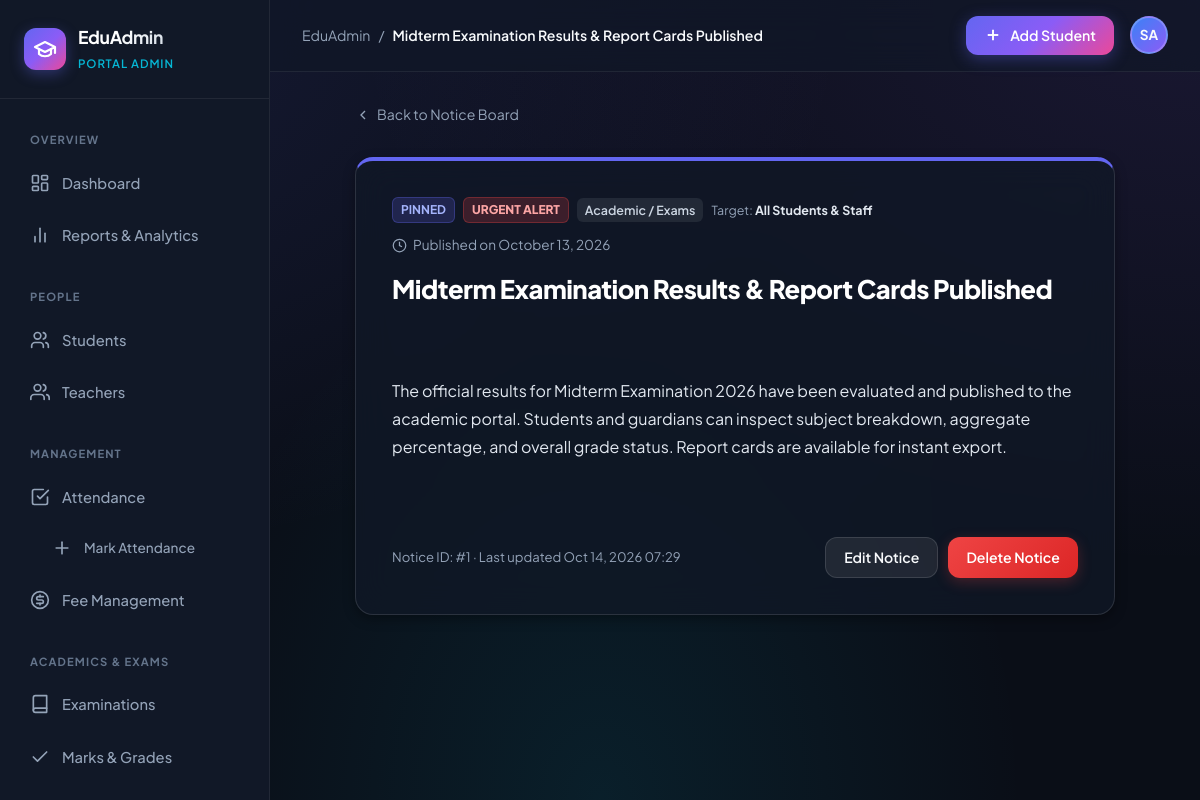
/announcements/1/, run on the app's committed database.
### announcements/models.py (models this page shows, shortened)
class Announcement(models.Model):
    AUDIENCE_CHOICES = [
        ('all', 'All Students & Staff'),
        ('students', 'Students Only'),
        ('teachers', 'Teachers Only'),
        ('parents', 'Parents Only'),
    ]
    PRIORITY_CHOICES = [
        ('low', 'Low'),
        ('normal', 'Normal'),
        ('high', 'High Priority'),
        ('urgent', 'Urgent / Alert'),
    ]
    CATEGORY_CHOICES = [
        ('general', 'General Notice'),
        ('academic', 'Academic / Exams'),
        ('holiday', 'Holidays & Closures'),
        ('sports', 'Sports & Events'),
        ('fees', 'Fee & Finance Notice'),
    ]
    title = models.CharField(max_length=200, verbose_name="Notice Title")
    category = models.CharField(max_length=30, choices=CATEGORY_CHOICES, default='general', verbose_name="Category")
    content = models.TextField(verbose_name="Notice Content")
    audience = models.CharField(max_length=30, choices=AUDIENCE_CHOICES, default='all', verbose_name="Target Audience")
    priority = models.CharField(max_length=20, choices=PRIORITY_CHOICES, default='normal', verbose_name="Priority Level")
    is_pinned = models.BooleanField(default=False, verbose_name="Pin to Top")
    is_active = models.BooleanField(default=True, verbose_name="Active")
    published_date = models.DateField(default=timezone.now, verbose_name="Publish Date")
    created_at = models.DateTimeField(auto_now_add=True)
    updated_at = models.DateTimeField(auto_now=True)
    class Meta:
        ordering = ['-is_pinned', '-published_date', '-created_at']
        verbose_name = "Announcement"
        verbose_name_plural = "Announcements"

### announcements/views.py (the view)
# urls.py: path('<int:pk>/', views.announcement_detail, name='announcement_detail'),
def announcement_detail(request, pk):
    notice = get_object_or_404(Announcement, pk=pk)
    return render(request, 'announcements/announcement_detail.html', {
        'page_title': notice.title,
        'active_tab': 'announcements',
        'notice': notice,
    })

### templates/announcements/announcement_detail.html
{% extends 'students/base.html' %}
{% block content %}
<div style="max-width:760px; margin:0 auto;">
  <div style="margin-bottom:20px;">
    <a href="{% url 'announcements:announcement_list' %}" style="display:inline-flex; align-items:center; gap:6px; font-size:0.88rem; color:var(--text-muted); text-decoration:none; margin-bottom:12px;">
      <svg width="16" height="16" viewBox="0 0 24 24" fill="none" stroke="currentColor" stroke-width="2"><polyline points="15 18 9 12 15 6"/></svg>
      Back to Notice Board
    </a>
  </div>
  <div class="glass-card" style="padding:36px; {% if notice.is_pinned %}border-top:4px solid #6366f1;{% elif notice.priority == 'urgent' %}border-top:4px solid #ef4444;{% endif %}">
    <div style="display:flex; justify-content:space-between; align-items:flex-start; flex-wrap:wrap; gap:12px; margin-bottom:16px;">
      <div style="display:flex; align-items:center; gap:8px; flex-wrap:wrap;">
        {% if notice.is_pinned %}
          <span style="font-size:0.75rem; font-weight:700; background:rgba(99,102,241,0.2); color:#a5b4fc; padding:3px 8px; border-radius:6px; border:1px solid rgba(99,102,241,0.3);">
            PINNED
          </span>
        {% endif %}
        {% if notice.priority == 'urgent' %}
          <span style="font-size:0.75rem; font-weight:800; background:rgba(239,68,68,0.2); color:#fca5a5; padding:3px 8px; border-radius:6px; border:1px solid rgba(239,68,68,0.3);">
            URGENT ALERT
          </span>
        {% elif notice.priority == 'high' %}
          <span style="font-size:0.75rem; font-weight:700; background:rgba(245,158,11,0.2); color:#fcd34d; padding:3px 8px; border-radius:6px; border:1px solid rgba(245,158,11,0.3);">
            HIGH PRIORITY
          </span>
        {% endif %}
        <span style="font-size:0.78rem; font-weight:600; background:rgba(255,255,255,0.08); color:#cbd5e1; padding:3px 8px; border-radius:6px;">
          {{ notice.get_category_display }}
        </span>
        <span style="font-size:0.78rem; color:var(--text-muted);">
          Target: <strong style="color:#e2e8f0;">{{ notice.get_audience_display }}</strong>
        </span>
      </div>
      <div style="font-size:0.85rem; color:var(--text-muted); display:flex; align-items:center; gap:6px;">
        <svg width="15" height="15" viewBox="0 0 24 24" fill="none" stroke="currentColor" stroke-width="2"><circle cx="12" cy="12" r="10"/><polyline points="12 6 12 12 16 14"/></svg>
        Published on {{ notice.published_date|date:"F d, Y" }}
      </div>
    </div>
    <h1 style="font-size:1.6rem; font-weight:800; color:#fff; line-height:1.3; margin-bottom:20px; letter-spacing:-0.02em;">
      {{ notice.title }}
    </h1>
    <div style="border-top:1px solid var(--border-color); border-bottom:1px solid var(--border-color); padding:24px 0; margin-bottom:24px; color:#e2e8f0; font-size:1rem; line-height:1.75; white-space:pre-wrap;">
{{ notice.content }}
    </div>
    <div style="display:flex; justify-content:space-between; align-items:center; flex-wrap:wrap; gap:12px;">
      <div style="font-size:0.82rem; color:var(--text-muted);">
        Notice ID: #{{ notice.id }} &middot; Last updated {{ notice.updated_at|date:"M d, Y H:i" }}
      </div>
      <div style="display:inline-flex; gap:10px;">
        <a href="{% url 'announcements:announcement_edit' notice.pk %}" class="btn-secondary">Edit Notice</a>
        <a href="{% url 'announcements:announcement_delete' notice.pk %}" class="btn-danger">Delete Notice</a>
      </div>
    </div>
  </div>
</div>
{% endblock %}

### templates/students/base.html (shortened to what this page needs)
{% load static %}
<!DOCTYPE html>
<html lang="en">
<head>
  <link rel="stylesheet" href="{% static 'css/style.css' %}">
</head>
<body>
  <div class="app-layout">
    <aside class="app-sidebar" id="app-sidebar">
      <div class="sidebar-brand">
        <div class="brand-icon-wrapper">
          <svg width="24" height="24" viewBox="0 0 24 24" fill="none" stroke="currentColor" stroke-width="2.2" stroke-linecap="round" stroke-linejoin="round">
            <path d="M22 10v6M2 10l10-5 10 5-10 5z"/>
            <path d="M6 12v5c3 3 9 3 12 0v-5"/>
          </svg>
        </div>
        <div class="brand-info">
          <h1>EduAdmin</h1>
          <span>Portal Admin</span>
        </div>
      </div>
      <nav class="sidebar-nav">
        <div class="nav-label">Overview</div>
        <a href="{% url 'students:dashboard' %}" class="nav-item {% if active_tab == 'dashboard' %}active{% endif %}" id="nav-dashboard">
          <svg viewBox="0 0 24 24" fill="none" stroke="currentColor" stroke-linecap="round" stroke-linejoin="round">
            <rect width="7" height="9" x="3" y="3" rx="1"/><rect width="7" height="5" x="14" y="3" rx="1"/>
            <rect width="7" height="9" x="14" y="12" rx="1"/><rect width="7" height="5" x="3" y="16" rx="1"/>
          </svg>
          <span>Dashboard</span>
        </a>
        <a href="/reports/" class="nav-item {% if active_tab == 'reports' %}active{% endif %}" id="nav-reports">
          <svg viewBox="0 0 24 24" fill="none" stroke="currentColor" stroke-linecap="round" stroke-linejoin="round">
            <line x1="18" y1="20" x2="18" y2="10"/><line x1="12" y1="20" x2="12" y2="4"/>
            <line x1="6" y1="20" x2="6" y2="14"/>
          </svg>
          <span>Reports &amp; Analytics</span>
        </a>
        <div class="nav-label" style="margin-top:12px;">People</div>
        <a href="{% url 'students:student_list' %}" class="nav-item {% if active_tab == 'students' %}active{% endif %}" id="nav-students">
          <svg viewBox="0 0 24 24" fill="none" stroke="currentColor" stroke-linecap="round" stroke-linejoin="round">
            <path d="M16 21v-2a4 4 0 0 0-4-4H6a4 4 0 0 0-4 4v2"/>
            <circle cx="9" cy="7" r="4"/>
            <path d="M22 21v-2a4 4 0 0 0-3-3.87"/><path d="M16 3.13a4 4 0 0 1 0 7.75"/>
          </svg>
          <span>Students</span>
        </a>
        <a href="{% url 'teachers:teacher_list' %}" class="nav-item {% if active_tab == 'teachers' %}active{% endif %}" id="nav-teachers">
          <svg viewBox="0 0 24 24" fill="none" stroke="currentColor" stroke-linecap="round" stroke-linejoin="round">
            <path d="M17 21v-2a4 4 0 0 0-4-4H5a4 4 0 0 0-4 4v2"/>
            <circle cx="9" cy="7" r="4"/>
            <path d="M23 21v-2a4 4 0 0 0-3-3.87"/>
            <path d="M16 3.13a4 4 0 0 1 0 7.75"/>
          </svg>
          <span>Teachers</span>
        </a>
        <div class="nav-label" style="margin-top:12px;">Management</div>
        <a href="{% url 'attendance:attendance_list' %}" class="nav-item {% if active_tab == 'attendance' %}active{% endif %}" id="nav-attendance">
          <svg viewBox="0 0 24 24" fill="none" stroke="currentColor" stroke-linecap="round" stroke-linejoin="round">
            <path d="M9 11l3 3L22 4"/><path d="M21 12v7a2 2 0 0 1-2 2H5a2 2 0 0 1-2-2V5a2 2 0 0 1 2-2h11"/>
          </svg>
          <span>Attendance</span>
        </a>
        <a href="{% url 'attendance:attendance_mark' %}" class="nav-item {% if active_tab == 'mark_attendance' %}active{% endif %}" id="nav-mark-att" style="padding-left: 36px; font-size:0.85rem;">
          <svg viewBox="0 0 24 24" fill="none" stroke="currentColor" stroke-linecap="round" stroke-linejoin="round">
            <line x1="12" y1="5" x2="12" y2="19"/><line x1="5" y1="12" x2="19" y2="12"/>
          </svg>
          <span>Mark Attendance</span>
        </a>
        <a href="{% url 'fees:fee_list' %}" class="nav-item {% if active_tab == 'fees' %}active{% endif %}" id="nav-fees">
          <svg viewBox="0 0 24 24" fill="none" stroke="currentColor" stroke-linecap="round" stroke-linejoin="round">
            <circle cx="12" cy="12" r="10"/>
            <path d="M16 8h-6a2 2 0 1 0 0 4h4a2 2 0 1 1 0 4H8"/>
            <line x1="12" y1="6" x2="12" y2="8"/><line x1="12" y1="16" x2="12" y2="18"/>
          </svg>
          <span>Fee Management</span>
        </a>
        <div class="nav-label" style="margin-top:12px;">Academics &amp; Exams</div>
        <a href="{% url 'exams:exam_list' %}" class="nav-item {% if active_tab == 'exams' %}active{% endif %}" id="nav-exams">
          <svg viewBox="0 0 24 24" fill="none" stroke="currentColor" stroke-linecap="round" stroke-linejoin="round">
            <path d="M4 19.5A2.5 2.5 0 0 1 6.5 17H20"/><path d="M6.5 2H20v20H6.5A2.5 2.5 0 0 1 4 19.5v-15A2.5 2.5 0 0 1 6.5 2z"/>
          </svg>
          <span>Examinations</span>
        </a>
        <a href="{% url 'exams:marks_list' %}" class="nav-item {% if active_tab == 'marks' or active_tab == 'marks_bulk' %}active{% endif %}" id="nav-marks">
          <svg viewBox="0 0 24 24" fill="none" stroke="currentColor" stroke-linecap="round" stroke-linejoin="round">
            <polyline points="20 6 9 17 4 12"/>
          </svg>
          <span>Marks &amp; Grades</span>
        </a>
        <a href="{% url 'exams:subject_list' %}" class="nav-item {% if active_tab == 'subjects' %}active{% endif %}" id="nav-subjects">
        </a>
      </nav>
    </aside>
    <div class="app-main">
      <header class="app-topbar">
        <div class="topbar-left">
          <div class="page-breadcrumb">
            <span>EduAdmin</span>
            <span>/</span>
            <span class="current">{{ page_title|default:"Overview" }}</span>
          </div>
        </div>
        <div class="topbar-right">
          <a href="{% url 'students:student_add' %}" class="btn-primary" id="topbar-add-btn">
            <svg width="18" height="18" viewBox="0 0 24 24" fill="none" stroke="currentColor" stroke-width="2.5"><line x1="12" x2="12" y1="5" y2="19"/><line x1="5" x2="19" y1="12" y2="12"/></svg>
            <span>Add Student</span>
          </a>
          <div class="admin-avatar" title="School Administrator">SA</div>
        </div>
      </header>
      <main class="content-wrapper">
        {% block content %}{% endblock %}
      </main>
    </div>
  </div>
</body>
</html>

### data on the page
Announcement: title "Midterm Examination Results & Report Cards Published", category "Academic / Exams", audience "All Students & Staff", published_date "October 13, 2026", content "The official results for Midterm Examination 2026 have been evaluated and published to the academic portal. Students and guardians can inspect subject breakdown, aggregate percentage, and overall grade status. Report cards are available for instant export.", id "1", updated_at "Oct 14, 2026 07:29"
